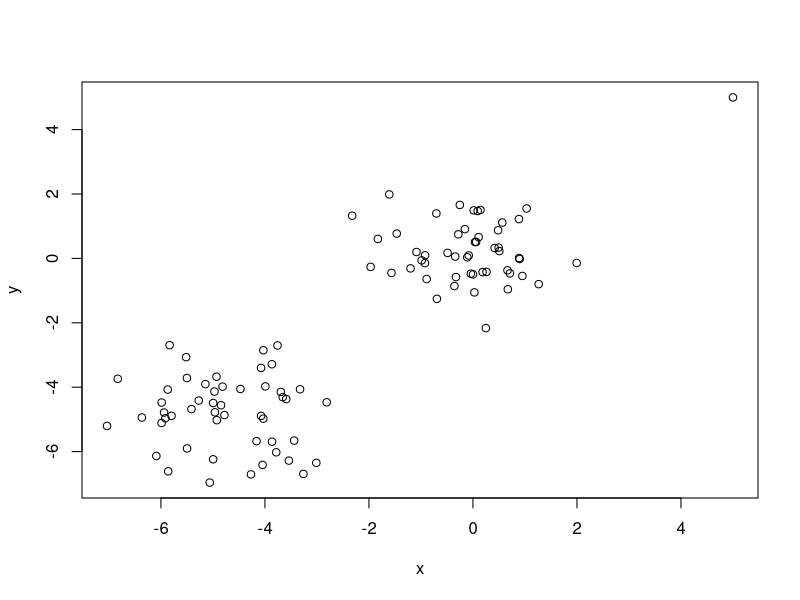

R code for this plot: (Note: a time limit stopped this script after it produced the figure.)
## ---- chunk 1
knitr::opts_chunk$set(echo = TRUE)
## ---- chunk 2
sd.w <- function(x, k) {
  # computes the windsorized standard deviation, called by dqf.outlier
  # Inputs:
  ## k: (integer) number of observations at each extreme to alter
  ## x: (vector) numeric data values
  k <- floor(k)
  if (k == 0) {  #corresponds to non-robust adaptive DQF
    return(sd(x))
  } else {
    x <- sort(x)
    n <- length(x)
    x[1:k] <- x[k]
    x[(n-k+1):n] <- x[n-k+1]
    return(sd(x))
  }
}

subsamp.dqf <- function(n.obs, subsample) {
  # called by dqf.outlier, computes random subset of pairs
  pairs <- c()
  subsample <- floor(subsample/2)*2
  for (i in 1:n.obs) {
    for (j in (i+1):(i+subsample/2)) {
      pairs <- rbind(pairs, c(i,j*(j <= n.obs) + (j-n.obs)*(j > n.obs)))
    }
  }
  return(pairs)
}
## ---- chunk 3
plot.dqf <- function(dqf,labels=NULL,xlab='',ylab=''){
  x <- seq(.01,1,.01)
  
  n.functions <- length(dqf[,1])
  if(is.null(labels)) labels <- rep(1,n.functions) 
  
  plot(x,dqf[1,],t='l',ylim=c(0,max(dqf)),col=labels[1],xlab=xlab,ylab=ylab)
  for(i in 2:n.functions){
    lines(x,dqf[i,],col=labels[i])
  }
}
## ---- chunk 4
show <- function(length,s){
  labels <- rep(1,length)
  labels[s] <- 2
  return(labels)
}
## ---- chunk 5
dqf.outlier <- function(data = NULL, gram.mat = NULL, g.scale=2, angle=c(30,45,60), kernel="linear", p1=1, p2=0, n.splits=100, subsample=50, z.scale=TRUE, k.w=3, adaptive=TRUE, G="norm") {
  # kernelized version of depthity
  # 
  # inputs: 
  #   data (matrix or data frame) - a data matrix of explanatory variables
  #   kernel - of form "linear", "rbf" or "poly", or a user defined function 
  #   g.scale (scalar) - scales the base distribution G
  #   angle (numeric vector of length 3)- angles of cone from midline, must live between 0 and 90
  #   p1 - first parameter for kernel
  #   p2 - second parameter for kernel
  #   n.splits (integer) - the number of split points at which the DQF is computed
  #   subsample (integer)- the number of random pairs for each observation
  #   z.scale (logical) - should the data be z-scaled first
  #   k.w (integer) - the number of points altered in the windsorized standard deviation
  #   adaptive - if TRUE, uses windsorized standard deviation to scale base distribution
  #   G - base distribution:   "norm" or "unif"
  ##
  # Output:
  #   angle  - vector of angles used, same as inputted
  #   dqf1, dqf2, dqf3 - matrices of depth quantile functions, rows are observations
  if (G=="norm") {
    param1 <- 0; param2 <- 1 }
  if (G=="unif") {
    param1 <- -1; param2 <- 1 }
  if (is.null(data) & is.null(gram.mat)) 
    stop("Either a data set or Gram matrix must be provided")
  if (min(angle) <= 0 | max(angle) >= 90) 
    stop("Angles must be between 0 and 90")
  if (is.null(data))
    n.obs <- nrow(gram.mat)
  if (is.null(gram.mat))
    n.obs <- nrow(data)
  scram <- sample(n.obs)
  pairs <- subsamp.dqf(n.obs, subsample)
  if (is.null(gram.mat)) {  
    if (z.scale==TRUE)
      data <- apply(data, 2, scale) #z-scale data
    if (is.function(kernel)==TRUE)
      kern <- kernel
    if (kernel == "linear") {
      kern <- function(x,y)
        return(sum(x*y))
    }
    if (kernel == "rbf") {
      kern <- function(x,y)
        return(exp(-sum((x-y)^2)/p1))
    }             
    if (kernel == "poly") {
      kern <- function(x,y)
        return((sum(x*y)+p2)^p1)
    }
    data <- data[scram,]
    gram <- matrix(0,n.obs, n.obs)
    for (i in 1:n.obs) {
      for (j in i:n.obs) {
        gram[i,j] <- kern(data[i,], data[j,])
        gram[j,i] <- gram[i,j]
      }
    }
  } else {
    if (diff(dim(gram.mat))!=0)
      stop("Gram matrix must be square")
    if (isSymmetric(gram.mat) == FALSE)
      stop("Gram matrix must be symmetric")
    gram <- gram.mat
    gram <- gram[scram,]
    gram <- gram[,scram]
  }
  splits <- get(paste("q", G, sep=""))((1:n.splits)/(n.splits+1),param1, param2) * g.scale
  depthity1 <- depthity2 <- depthity3 <- rep(0,length(splits))
  norm.k2 <- error.k <- k.to.mid <- rep(0, n.obs)
  dep1 <- dep2 <- dep3 <- matrix(0, nrow=nrow(pairs), ncol=n.splits)
  qfs1 <- qfs2 <- qfs3 <- matrix(0, nrow=nrow(pairs), ncol=100)
  for (i.subs in 1:nrow(pairs)) {
    i <- pairs[i.subs,1];  j <- pairs[i.subs,2]
    for (k in 1:n.obs) {
      norm.k2[k] <- gram[k,k] + 1/4*(gram[i,i]+gram[j,j]) + 1/2*gram[i,j]-gram[k,i]-gram[k,j]
      k.to.mid[k] <- (gram[k,i]-gram[k,j]+1/2*(gram[j,j]-gram[i,i]))/sqrt(gram[i,i]+gram[j,j]-2*gram[i,j])
      error.k[k] <- sqrt(abs(norm.k2[k] - k.to.mid[k]^2))
    }
    for (c in 1:length(splits)) {
      good <- rep(1, n.obs)
      s <- splits[c] * (sd.w(k.to.mid, k.w)*adaptive + (adaptive==FALSE)) 
      good[k.to.mid/s > 1] <- 0  #points on other side of cone tip removed
      d.to.tip <- abs(k.to.mid - s)
      good1 <- good * (abs(atan(error.k / d.to.tip)) < (angle[1]/360*2*pi))  #points outside of cone removed
      good1 <- good1 * (1 - 2*(sign(k.to.mid)==sign(s)))  #which side of midpoint are they on
      depthity1[c] <- min(c(sum(good1==-1), sum(good1==1)))
      good2 <- good * (abs(atan(error.k / d.to.tip)) < (angle[2]/360*2*pi))  #points outside of cone removed
      good2 <- good2 * (1 - 2*(sign(k.to.mid)==sign(s)))  #which side of midpoint are they on
      depthity2[c] <- min(c(sum(good2==-1), sum(good2==1)))
      good3 <- good * (abs(atan(error.k / d.to.tip)) < (angle[3]/360*2*pi))  #points outside of cone removed
      good3 <- good3 * (1 - 2*(sign(k.to.mid)==sign(s)))  #which side of midpoint are they on
      depthity3[c] <- min(c(sum(good3==-1), sum(good3==1)))
    }
    qfs1[i.subs,] <- quantile(depthity1, seq(0,1,length=100), na.rm=TRUE)
    qfs2[i.subs,] <- quantile(depthity2, seq(0,1,length=100), na.rm=TRUE)
    qfs3[i.subs,] <- quantile(depthity3, seq(0,1,length=100), na.rm=TRUE)
  }
  dqf1 <- dqf2 <- dqf3 <- matrix(0,n.obs, 100)
  for (i in 1:n.obs) {
    dqf1[i,] <- apply(qfs1[which(pairs[,1]==i | pairs[,2]==i),],2,mean, na.rm=TRUE)
    dqf2[i,] <- apply(qfs2[which(pairs[,1]==i | pairs[,2]==i),],2,mean, na.rm=TRUE)
    dqf3[i,] <- apply(qfs3[which(pairs[,1]==i | pairs[,2]==i),],2,mean, na.rm=TRUE)
  }
  dqf1 <- dqf1[order(scram),]  #map back to original indicies
  dqf2 <- dqf2[order(scram),]
  dqf3 <- dqf3[order(scram),]
  
  return(list(angle=angle, dqf1=dqf1, dqf2=dqf2, dqf3=dqf3))
}
## ---- chunk 6
dqf.subset <- function(data = NULL, gram.mat = NULL, g.scale=2, angle=c(45), kernel="linear", p1=1, p2=0, n.splits=100, subsample=50, z.scale=TRUE, k.w=3, adaptive=TRUE, G="norm") {
  # kernelized version of depthity
  # 
  # inputs: 
  #   data (matrix or data frame) - a data matrix of explanatory variables
  #   kernel - of form "linear", "rbf" or "poly", or a user defined function 
  #   g.scale (scalar) - scales the base distribution G
  #   angle (numeric vector of length 3)- angles of cone from midline, must live between 0 and 90
  #   p1 - first parameter for kernel
  #   p2 - second parameter for kernel
  #   n.splits (integer) - the number of split points at which the DQF is computed
  #   subsample (integer)- the number of random pairs for each observation
  #   z.scale (logical) - should the data be z-scaled first
  #   k.w (integer) - the number of points altered in the windsorized standard deviation
  #   adaptive - if TRUE, uses windsorized standard deviation to scale base distribution
  #   G - base distribution:   "norm" or "unif"
  ##
  # Output:
  #   angle  - vector of angles used, same as inputted
  #   dqf1, dqf2, dqf3 - matrices of depth quantile functions, rows are observations
  if (G=="norm") {
    param1 <- 0; param2 <- 1 }
  if (G=="unif") {
    param1 <- -1; param2 <- 1 }
  if (is.null(data) & is.null(gram.mat)) 
    stop("Either a data set or Gram matrix must be provided")
  if (min(angle) <= 0 | max(angle) >= 90) 
    stop("Angles must be between 0 and 90")
  if (is.null(data))
    n.obs <- nrow(gram.mat)
  if (is.null(gram.mat))
    n.obs <- nrow(data)
  
  
  #scram <- sample(n.obs)
  #unscram <- c()
  #for(i in 1:length(scram)){
  #  unscram <- c(unscram,which(scram==i))
  #}
  
  pairs <- subsamp.dqf(n.obs, subsample)
  if (is.null(gram.mat)) {  
    if (z.scale==TRUE)
      data <- apply(data, 2, scale) #z-scale data
    if (is.function(kernel)==TRUE)
      kern <- kernel
    if (kernel == "linear") {
      kern <- function(x,y)
        return(sum(x*y))
    }
    if (kernel == "rbf") {
      kern <- function(x,y)
        return(exp(-sum((x-y)^2)/p1))
    }             
    if (kernel == "poly") {
      kern <- function(x,y)
        return((sum(x*y)+p2)^p1)
    }
    #data <- data[scram,]
    gram <- matrix(0,n.obs, n.obs)
    for (i in 1:n.obs) {
      for (j in i:n.obs) {
        gram[i,j] <- kern(data[i,], data[j,])
        gram[j,i] <- gram[i,j]
      }
    }
  } else {
    if (diff(dim(gram.mat))!=0)
      stop("Gram matrix must be square")
    if (isSymmetric(gram.mat) == FALSE)
      stop("Gram matrix must be symmetric")
    gram <- gram.mat
    #gram <- gram[scram,]
    #gram <- gram[,scram]
  }
  splits <- get(paste("q", G, sep=""))((1:n.splits)/(n.splits+1),param1, param2) * g.scale
  depthity1 <- rep(0,length(splits))
  norm.k2 <- error.k <- k.to.mid <- rep(0, n.obs)
  dep1 <- matrix(0, nrow=nrow(pairs), ncol=n.splits)
  qfs1 <- matrix(0, nrow=nrow(pairs), ncol=100)
  
  ret.pairs <- matrix(0,nrow=nrow(pairs),ncol=2)
  
  ret.gs <- matrix(ncol = n.obs, nrow = n.splits)  # skeleton for goods data.frame
  ret.goods <- list()
  
  # pairs.goods <- list(pairs=list(c(0,0)),goods=list(data.frame(matrix(ncol = n.obs, nrow = 100)))) # create list of pairs and their corresponding 100 (num.splits) good vectors
  
  for (i.subs in 1:nrow(pairs)) {
    i <- pairs[i.subs,1];  j <- pairs[i.subs,2]
    
    # pairs.goods$pairs <- append(pairs.goods$pairs,list(c(scram[i],scram[j]))) # record pairs of points (original indices)
    
    #ret.pairs[i.subs,] <- c(scram[i],scram[j])
    ret.pairs[i.subs,] <- c(i,j)
    
    for (k in 1:n.obs) {
      norm.k2[k] <- gram[k,k] + 1/4*(gram[i,i]+gram[j,j]) + 1/2*gram[i,j]-gram[k,i]-gram[k,j]
      k.to.mid[k] <- (gram[k,i]-gram[k,j]+1/2*(gram[j,j]-gram[i,i]))/sqrt(gram[i,i]+gram[j,j]-2*gram[i,j]) # return this
      error.k[k] <- sqrt(abs(norm.k2[k] - k.to.mid[k]^2))
    }
    for (c in 1:length(splits)) {
      good <- rep(1, n.obs)
      s <- splits[c] * (sd.w(k.to.mid, k.w)*adaptive + (adaptive==FALSE)) 
      good[k.to.mid/s > 1] <- 0  #points on other side of cone tip removed
      d.to.tip <- abs(k.to.mid - s)
      good1 <- good * (abs(atan(error.k / d.to.tip)) < (angle[1]/360*2*pi))  #points outside of cone removed
      good1 <- good1 * (1 - 2*(sign(k.to.mid)==sign(s)))  #which side of midpoint are they on
      ret.gs[c,] <- good1
      depthity1[c] <- min(c(sum(good1==-1), sum(good1==1)))
    }
    ret.goods[[i.subs]] <- ret.gs
    qfs1[i.subs,] <- quantile(depthity1, seq(0,1,length=100), na.rm=TRUE)
  }
  dqf1 <- matrix(0,n.obs, 100)
  for (i in 1:n.obs) {
    dqf1[i,] <- apply(qfs1[which(pairs[,1]==i | pairs[,2]==i),],2,mean, na.rm=TRUE)
  }
  
  # reorder
  # dqf1 <- dqf1[unscram,]  #map back to original indicies
  
  return(list(dqf1=dqf1,ret.pairs=ret.pairs,ret.goods=ret.goods))
}
## ---- chunk 7
set.seed(47)

x <- c(rnorm(50),5,rnorm(50,-5))
y <- c(rnorm(50),5,rnorm(50,-5))

df <- data.frame(x,y)
plot(df)
## ---- chunk 8
dqf.o <- dqf.outlier(df)
dqf.s <- dqf.subset(df)
## ---- chunk 9
dqf.s2 <- dqf.subset(df, subsample=100,adaptive=FALSE,g.scale=4)
## ---- chunk 10
plot.dqf(dqf.o$dqf2, labels=show(51,c(27:29)))
## ---- chunk 11
plot.dqf(dqf.s$dqf1)
## ---- chunk 12
df2 <- df[1:51,]
plot(df2)
## ---- chunk 13
dqf.o2 <- dqf.outlier(df2,adaptive=FALSE,g.scale=6)
## ---- chunk 14
plot.dqf(dqf.o2$dqf2,labels=show(51,27:29))
## ---- chunk 15
extract.dqf <- function(dqf,subset){
  n.subset <- length(subset)
  depthity1 <- rep(0,100)
  
  indices <- which(dqf$ret.pairs[,1] %in% subset & dqf$ret.pairs[,2] %in% subset)
  pairs <- dqf$ret.pairs[indices,]
  
  qfs1 <- matrix(0, nrow=length(indices), ncol=100)
  
  qfs.count <- 1
  for(j in indices){
    gs <- dqf$ret.goods[[j]][,subset]
    for(i in 1:nrow(gs)){
      g <- gs[i,]
      depthity1[i] <- min(c(sum(g==-1), sum(g==1)))
    }
    qfs1[qfs.count,] <- quantile(depthity1, seq(0,1,length=100), na.rm=TRUE)
    qfs.count <- qfs.count+1
  }
  
  dqf1 <- matrix(0,n.subset, 100)
  for (i in 1:n.subset) {
    dqf1[i,] <- apply(qfs1[which(pairs[,1]==i | pairs[,2]==i),],2,mean,na.rm=TRUE)
  }
  
  return(dqf1)
}
## ---- chunk 16
nrow(subsamp.dqf(51,50))
## ---- chunk 17
dqf2.2 <- extract.dqf(dqf.s,1:51)
## ---- chunk 18
dqf2.2$qfs1[length(indices),]
## ---- chunk 19
plot.dqf(dqf2.2,labels=show(51,c(27:29)))
## ---- chunk 20
dqf3 <- extract.dqf(dqf.s2,1:51)
## ---- chunk 21
nrow(dqf.s2$ret.pairs)
## ---- chunk 22
plot.dqf(dqf3,labels=show(51,c(27:29)))
## ---- chunk 23
n.obs <- 50
l <- list(pairs=list(c(1,2)),goods=list(data.frame(matrix(ncol = n.obs, nrow = 100))))
l$pairs <- append(l$pairs,list(c(4,4)))
for(i in 1:length(l$pairs)){
  print(l$pairs[[i]][2])
}
l$goods <- append(l$goods,list(data.frame(matrix(ncol = n.obs, nrow = 100))))
## ---- chunk 24
l <- list('mary','joe','thomas')
for(w in l){
  print(w)
}
## ---- chunk 25
df <- data.frame(matrix(ncol = 3, nrow = 0))
df <- rbind(df, c(5,5,47))
## ---- chunk 26
set.seed(47)
scram <- sample(10)
data <- 1:10
data <- data[scram]
data
unscram <- c()
for(i in 1:length(scram)){
  unscram <- c(unscram,which(scram==i))
}
scram
unscram
## ---- chunk 27
TRUE & TRUE
## ---- chunk 28
length(dqf$pairs.goods$pairs)
length(dqf$pairs.goods$goods)
## ---- chunk 29
# 0:17 minutes

dqf3 <- dqf.outlier(df)
## ---- chunk 30
length(dqf3$dqf2)
## ---- chunk 31
plot.dqf(dqf3$dqf2,labels=show(51,51))
## ---- chunk 32
length(dqf$pairs.goods$pairs)
## ---- chunk 33
